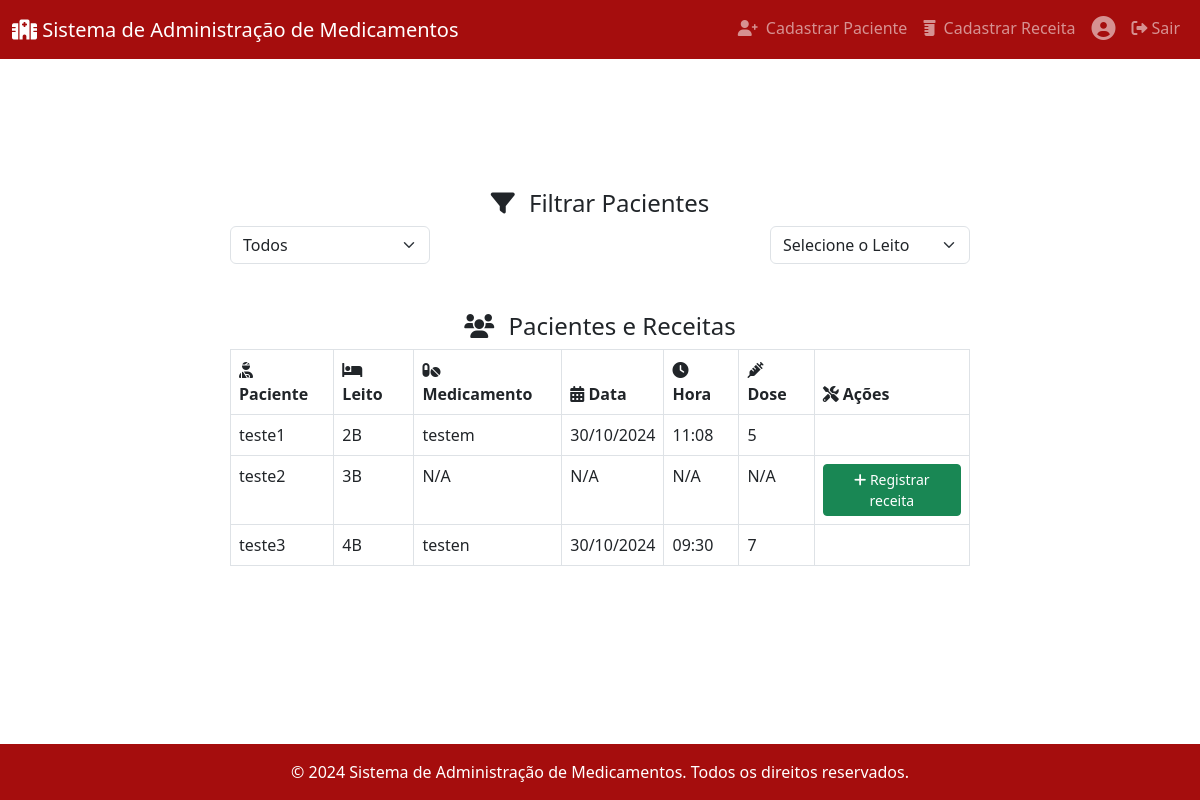
The app's page /Aula11PHP/perfil.php (signed in) with its own data.
### tables this page shows
CREATE TABLE `receitas` (
  `id` int(11) NOT NULL,
  `paciente_id` int(11) DEFAULT NULL,
  `medicamento` varchar(100) DEFAULT NULL,
  `data_administracao` date DEFAULT NULL,
  `hora_administracao` time DEFAULT NULL,
  `dose` varchar(50) DEFAULT NULL
);

CREATE TABLE `pacientes` (
  `id` int(11) NOT NULL,
  `nome` varchar(100) DEFAULT NULL,
  `leito` varchar(50) DEFAULT NULL
);

### Aula11PHP/perfil.php (the view, shortened to what this page needs)
<?php
include('conexao.php');
$filtro = isset($_GET['filtro']) ? $_GET['filtro'] : 'todos';
$query_pacientes = "
    SELECT p.id AS paciente_id, p.nome AS paciente_nome, p.leito, r.medicamento, r.data_administracao, r.hora_administracao, r.dose
    FROM pacientes p
    LEFT JOIN receitas r ON p.id = r.paciente_id
    WHERE 1=1
";
$query_pacientes .= ";";
$result_pacientes = mysqli_query($conn, $query_pacientes);
?>
<!DOCTYPE html>
<html lang="pt-BR">
<head>
    <link href="https://cdn.jsdelivr.net/npm/bootstrap@5.3.0/dist/css/bootstrap.min.css" rel="stylesheet">
    <link rel="stylesheet" href="https://cdnjs.cloudflare.com/ajax/libs/font-awesome/6.0.0-beta3/css/all.min.css">
</head>
<body>
<nav class="navbar navbar-expand-lg navbar-dark">
    <div class="container-fluid">
        <a class="navbar-brand" href="home.php"><i class="fas fa-hospital"></i> Sistema de Administração de Medicamentos</a>
        <div class="collapse navbar-collapse" id="navbarNav">
            <ul class="navbar-nav ms-auto">
                <li class="nav-item">
                    <a class="nav-link" href="cadastro_paciente.php">
                        <i class="fas fa-user-plus me-1"></i> Cadastrar Paciente
                    </a>
                </li>
                <li class="nav-item">
                    <a class="nav-link" href="receita.php">
                        <i class="fas fa-prescription-bottle me-1"></i> Cadastrar Receita
                    </a>
                </li>
                <li class="nav-item">
                    <a class="nav-link" href="#" data-bs-toggle="modal" data-bs-target="#perfilModal">
                        <i class="fas fa-user-circle" style="font-size: 24px;"></i>
                    </a>
                </li>
                <li class="nav-item">
                    <a class="nav-link d-flex align-items-center" href="logout.php">
                        <i class="fas fa-sign-out-alt me-1"></i> Sair
                    </a>
                </li>
            </ul>
        </div>
    </div>
</nav>
<div class="container">
    <h4><i class="fas fa-filter me-2"></i> Filtrar Pacientes</h4>
    <form method="GET" class="mb-4 d-flex justify-content-between">
        <select name="filtro" class="form-select me-2" style="max-width: 200px;" onchange="this.form.submit()">
            <option value="todos" <?php echo $filtro == 'todos' ? 'selected' : ''; ?>>Todos</option>
        </select>
        <select name="leito" class="form-select" style="max-width: 200px;" onchange="this.form.submit()">
            <option value="">Selecione o Leito</option>
        </select>
    </form>
    <div class="mt-5">
        <h4><i class="fas fa-users me-2"></i> Pacientes e Receitas</h4>
        <table class="table table-bordered">
            <thead>
                <tr>
                    <th><i class="fas fa-user-injured"></i> Paciente</th>
                    <th><i class="fas fa-bed"></i> Leito</th>
                    <th><i class="fas fa-pills"></i> Medicamento</th>
                    <th><i class="fas fa-calendar-alt"></i> Data</th>
                    <th><i class="fas fa-clock"></i> Hora</th>
                    <th><i class="fas fa-syringe"></i> Dose</th>
                    <th><i class="fas fa-tools"></i> Ações</th>
                </tr>
            </thead>
            <tbody>
    <?php while ($paciente = mysqli_fetch_assoc($result_pacientes)) : ?>
        <tr>
            <td><?php echo htmlspecialchars($paciente['paciente_nome']); ?></td>
            <td><?php echo htmlspecialchars($paciente['leito']); ?></td>
            <td><?php echo htmlspecialchars($paciente['medicamento'] ?? 'N/A'); ?></td>
            <td>
                <?php
                if (!empty($paciente['data_administracao'])) {
                    $data = DateTime::createFromFormat('Y-m-d', $paciente['data_administracao']);
                    echo htmlspecialchars($data->format('d/m/Y'));
                } else {
                    echo 'N/A';
                }
                ?>
            </td>
            <td>
                <?php
                if (!empty($paciente['hora_administracao'])) {
                    $hora = DateTime::createFromFormat('H:i:s', $paciente['hora_administracao']);
                    echo htmlspecialchars($hora->format('H:i'));
                } else {
                    echo 'N/A';
                }
                ?>
            </td>
            <td><?php echo htmlspecialchars($paciente['dose'] ?? 'N/A'); ?></td>
            <td>
                <?php if (is_null($paciente['medicamento'])): ?>
                    <a href="receita.php?id=<?php echo $paciente['paciente_id']; ?>" class="btn btn-success btn-sm">
                        <i class="fas fa-plus"></i> Registrar receita
                    </a>
                <?php endif; ?>
            </td>
        </tr>
    <?php endwhile; ?>
</tbody>
        </table>
    </div>
</div>
<footer class="text-center py-3">
    <p class="mb-0">© 2024 Sistema de Administração de Medicamentos. Todos os direitos reservados.</p>
</footer>
</body>
</html>

### Aula11PHP/perfil.php (style rules this page uses)
html, body { height: 100%; margin: 0; display: flex; flex-direction: column; }
body { background: url('https://www.lucasdorioverde.mt.gov.br/arquivos/noticias/12462/g/pref_lrv.jpg') no-repeat center center fixed; background-size: cover; }
.navbar, footer { background-color: #a50d0d; }
footer { color: white; }
.container { flex: 1; max-width: 800px; margin: 100px auto; background-color: rgba(255, 255, 255, 0.9); padding: 30px; border-radius: 8px; text-align: center; }
table { width: 100%; table-layout: auto; }
th, td { padding: 15px; text-align: left; }

### records on screen
receitas: paciente.nome "teste1", paciente.leito "2B", medicamento "testem", data_administracao "30/10/2024", hora_administracao "11:08", dose "5"
pacientes: nome "teste2", leito "3B", medicamento "N/A", dose "N/A"
receitas: paciente.nome "teste3", paciente.leito "4B", medicamento "testen", data_administracao "30/10/2024", hora_administracao "09:30", dose "7"
